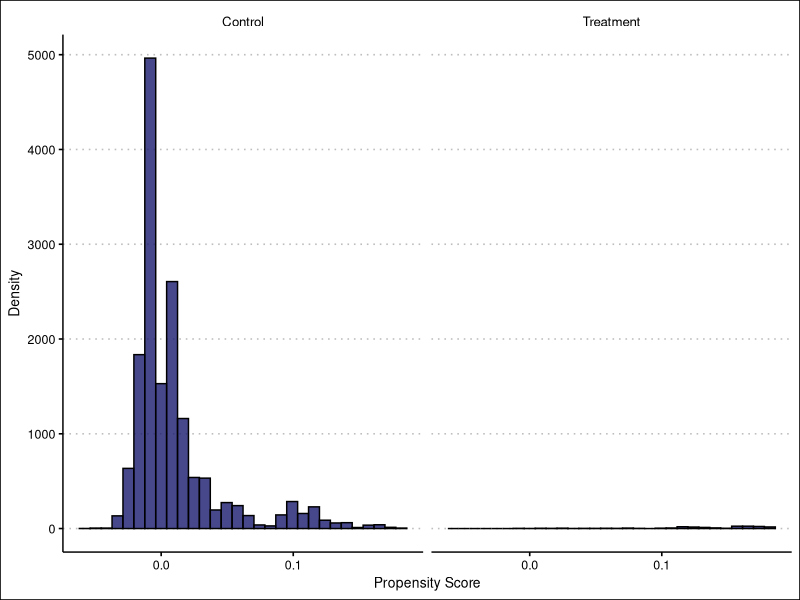
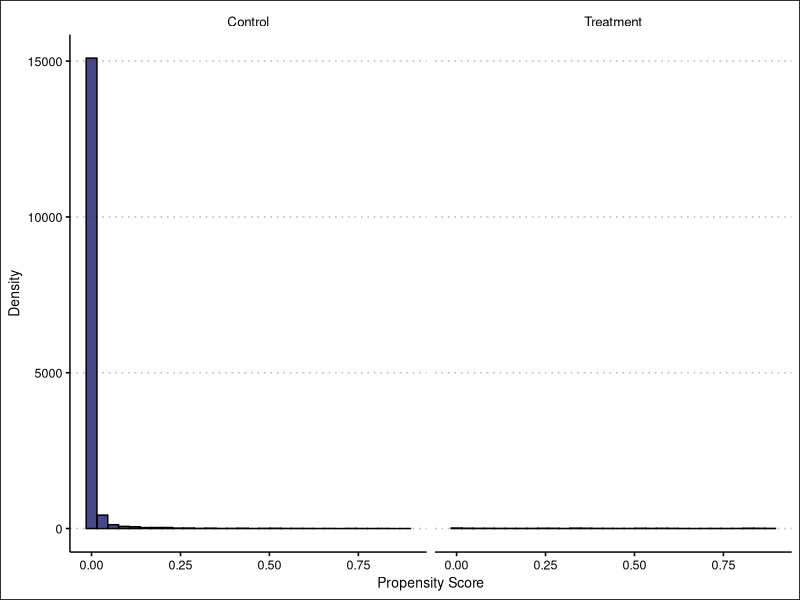
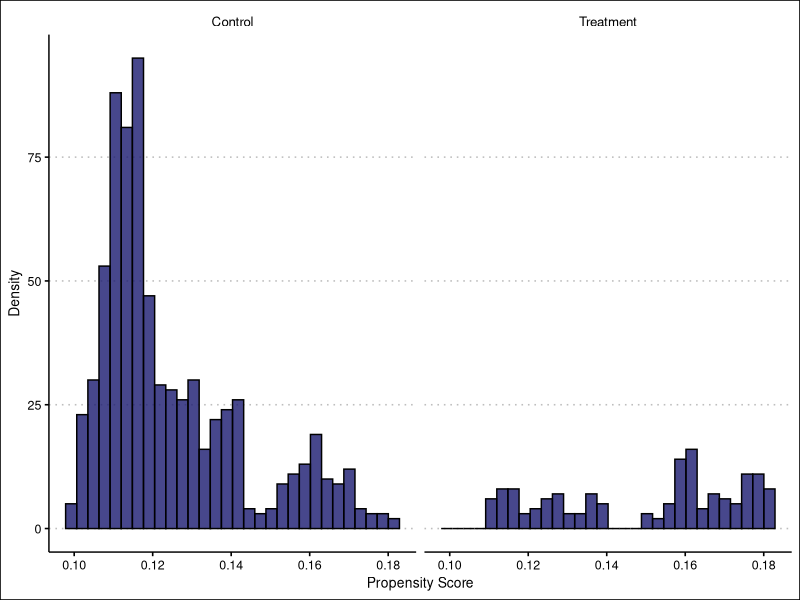
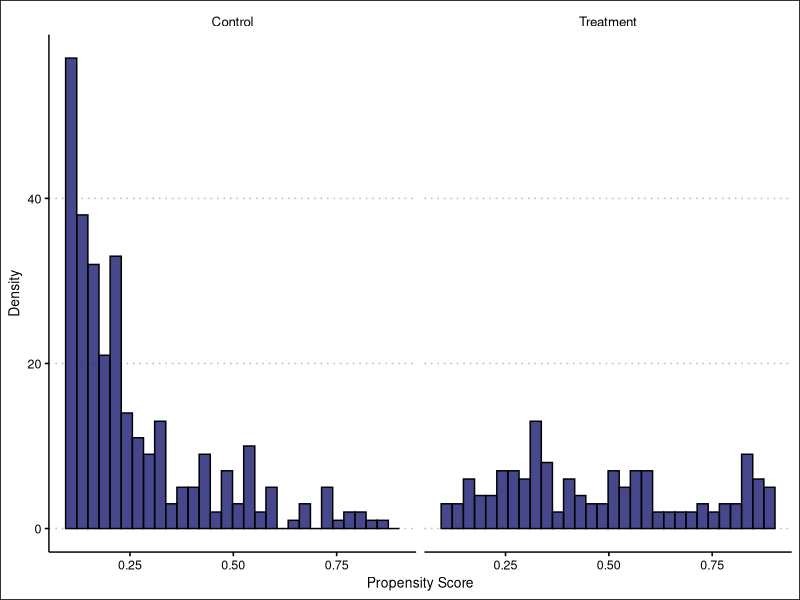

Generate these figures, in order, with R:
library(tidyverse)
library(glue)
library(ggthemes)
library(knitr)
library(kableExtra)
options(scipen = 999)



# Question 1 --------------------------------------------------------------

# load data from `data_pull.R`
nsw_cps <- read_csv("Data/nsw_cps.csv")

## Part A ------------------------------------------------------------------

# LPM - Quadratic
lpm <- lm(treat ~ age + agesq + educ + educsq + marr + nodegree + 
            black + hisp + re75 + u75,
          data = nsw_cps)

# Logit - Cubic
logit <- glm(treat ~ age + agesq + agecb + educ + educsq + marr + nodegree + 
               black + hisp + re75 + u75, 
             family = binomial(link = "logit"), data = nsw_cps)

## Part B ------------------------------------------------------------------

# LPM -- Propensity Scores
prs_lpm_df <- 
  tibble(
    pr_score = predict(lpm, type = "response"),
    treat = lpm$model$treat
  )

# Logit -- Propensity Score
prs_logit_df <- 
  tibble(
    pr_score = predict(logit, type = "response"),
    treat = logit$model$treat
  )

## Part C ------------------------------------------------------------------

tx_ctrl_labs <- c("Control", "Treatment")
names(tx_ctrl_labs) <- c("0", "1")

# LPM -- Histogram
prs_lpm_df %>%
  ggplot() +
  geom_histogram(aes(x = pr_score), fill = 'midnightblue', color = 'black', alpha = 0.8) + 
  labs(x = "Propensity Score", y = "Density") +
  theme_clean() + 
  facet_grid(. ~ treat, labeller = labeller(treat = tx_ctrl_labs)) 

# LPM -- max/min
prs_lpm_df %>%
  group_by(treat) %>%
  summarise(Max = round(max(pr_score), 4), Min = round(min(pr_score), 4)) %>%
  mutate(treat = if_else(treat == 0, "Control", "Treatment")) %>%
  rename(Treat = treat) %>%
  kbl("pipe")
  

# Logit -- Histogram
prs_logit_df %>%
  ggplot() +
  geom_histogram(aes(x = pr_score), fill = 'midnightblue', color = 'black', alpha = 0.8) + 
  labs(x = "Propensity Score", y = "Density") +
  theme_clean() + 
  facet_grid(. ~ treat, labeller = labeller(treat = tx_ctrl_labs)) 

# Logit -- max/min
prs_logit_df %>%
  group_by(treat) %>%
  summarise(Max = round(max(pr_score), 4), Min = round(min(pr_score), 4)) %>%
  mutate(treat = if_else(treat == 0, "Control", "Treatment")) %>%
  rename(Treat = treat) %>%
  kbl("pipe")

## Part D ------------------------------------------------------------------

# LPM -- Histogram // filtered 
prs_lpm_df %>%
  filter(between(pr_score, 0.1, 0.9)) %>%
  ggplot() +
  geom_histogram(aes(x = pr_score), fill = 'midnightblue', color = 'black', alpha = 0.8) + 
  labs(x = "Propensity Score", y = "Density") +
  theme_clean() + 
  facet_grid(. ~ treat, labeller = labeller(treat = tx_ctrl_labs)) 

# LPM -- max/min // filtered
prs_lpm_df %>%
  filter(between(pr_score, 0.1, 0.9)) %>%
  group_by(treat) %>%
  summarise(Max = round(max(pr_score), 4), Min = round(min(pr_score), 4)) %>%
  mutate(treat = if_else(treat == 0, "Control", "Treatment")) %>%
  rename(Treat = treat) %>%
  kbl("pipe")


# Logit -- Histogram // filtered
prs_logit_df %>%
  filter(between(pr_score, 0.1, 0.9)) %>%
  ggplot() +
  geom_histogram(aes(x = pr_score), fill = 'midnightblue', color = 'black', alpha = 0.8) + 
  labs(x = "Propensity Score", y = "Density") +
  theme_clean() + 
  facet_grid(. ~ treat, labeller = labeller(treat = tx_ctrl_labs)) 

# Logit -- max/min // filtered
prs_logit_df %>%
  filter(between(pr_score, 0.1, 0.9)) %>%
  group_by(treat) %>%
  summarise(Max = round(max(pr_score), 4), Min = round(min(pr_score), 4)) %>%
  mutate(treat = if_else(treat == 0, "Control", "Treatment")) %>%
  rename(Treat = treat) %>%
  kbl("pipe")

# Question 2 --------------------------------------------------------------

# LPM -- First Difference

lpm_ey1 <- prs_lpm_df %>% 
  filter(treat == 1) %>%
  pull(pr_score) %>% 
  mean()

lpm_ey0 <- prs_lpm_df %>% 
  filter(treat == 0) %>%
  pull(pr_score) %>% 
  mean()

lpm_sdo <- round(lpm_ey1 - lpm_ey0, 4)
glue('The simple difference for the LPM model is {lpm_sdo}.')

# Logit -- First Difference
logit_ey1 <- prs_logit_df %>% 
  filter(treat == 1) %>%
  pull(pr_score) %>% 
  mean() 

logit_ey0 <- prs_logit_df %>% 
  filter(treat == 0) %>%
  pull(pr_score) %>% 
  mean() 

logit_sdo <- round(logit_ey1 - logit_ey0, 4)
glue('The simple difference for the logit model is {logit_sdo}.')

# Question 3 --------------------------------------------------------------


# Dehejia and Wahba (2002) -- `see ipw.do``
nsw_dw_cpscontrol <- nsw_cps %>% cbind(pscore = prs_logit_df$pr_score)

N <- nrow(nsw_dw_cpscontrol)

#- Manual with non-normalized weights using all data
nsw_dw_cpscontrol <- nsw_dw_cpscontrol %>% 
  mutate(d1 = treat/pscore,
         d0 = (1 - treat)/(1 - pscore))

s1 <- sum(nsw_dw_cpscontrol$d1)
s0 <- sum(nsw_dw_cpscontrol$d0)


nsw_dw_cpscontrol <- nsw_dw_cpscontrol %>% 
  mutate(y1 = treat * re78/pscore,
         y0 = (1 - treat) * re78/(1 - pscore),
         ht = y1 - y0)

#- Manual with normalized weights
nsw_dw_cpscontrol <- nsw_dw_cpscontrol %>% 
  mutate(y1 = (treat*re78/pscore)/(s1/N),
         y0 = ((1 - treat)*re78/(1 - pscore))/(s0/N),
         norm = y1 - y0)

nsw_dw_cpscontrol %>% 
  pull(ht) %>% 
  mean()

nsw_dw_cpscontrol %>% 
  pull(norm) %>% 
  mean()

#-- trimming propensity score
nsw_dw_cpscontrol <- nsw_dw_cpscontrol %>% 
  select(-d1, -d0, -y1, -y0, -ht, -norm) %>% 
  filter(!(pscore >= 0.9)) %>% 
  filter(!(pscore <= 0.1))

N <- nrow(nsw_dw_cpscontrol)

#- Manual with non-normalized weights using trimmed data
nsw_dw_cpscontrol <- nsw_dw_cpscontrol %>% 
  mutate(d1 = treat/pscore,
         d0 = (1 - treat)/(1 - pscore))

s1 <- sum(nsw_dw_cpscontrol$d1)
s0 <- sum(nsw_dw_cpscontrol$d0)

nsw_dw_cpscontrol <- nsw_dw_cpscontrol %>% 
  mutate(y1 = treat * re78/pscore,
         y0 = (1 - treat) * re78/(1 - pscore),
         ht = y1 - y0)

#- Manual with normalized weights with trimmed data
nsw_dw_cpscontrol <- nsw_dw_cpscontrol %>% 
  mutate(y1 = (treat*re78/pscore)/(s1/N),
         y0 = ((1 - treat)*re78/(1 - pscore))/(s0/N),
         norm = y1 - y0)

nsw_dw_cpscontrol %>% 
  pull(ht) %>% 
  mean()

nsw_dw_cpscontrol %>% 
  pull(norm) %>% 
  mean()

# Callway and Sant'Anna
p_dt1 <- mean(nsw_dw_cpscontrol$pscore)

nsw_dw_cpscontrol %>%
  mutate(estimator = (re78 - re75)/p_dt1 * (treat - pscore) / (1 - pscore)) %>%
  summarise(mean(estimator),
            sd(estimator)/sqrt(n()))

#' When I estimate the treatment effect using inverse probability weighting using the non-normalized weighting procedure described earlier, we find an estimated ATT of 
#' \$11,564. Using the normalization of the weights, I get \$6,182.
#' 
#' Then I repeat the analysis having trimmed the propensity score, keeping only values whose scores are between 0.1 and 0.9. 
#' Now I find $218 using the non-normalized weights and $755 using the normalized weights. And we can see that the normalized weights are even closer.
#' 
#' Using Callaway & Sant'Anna, I find an ATT of \$1282.
